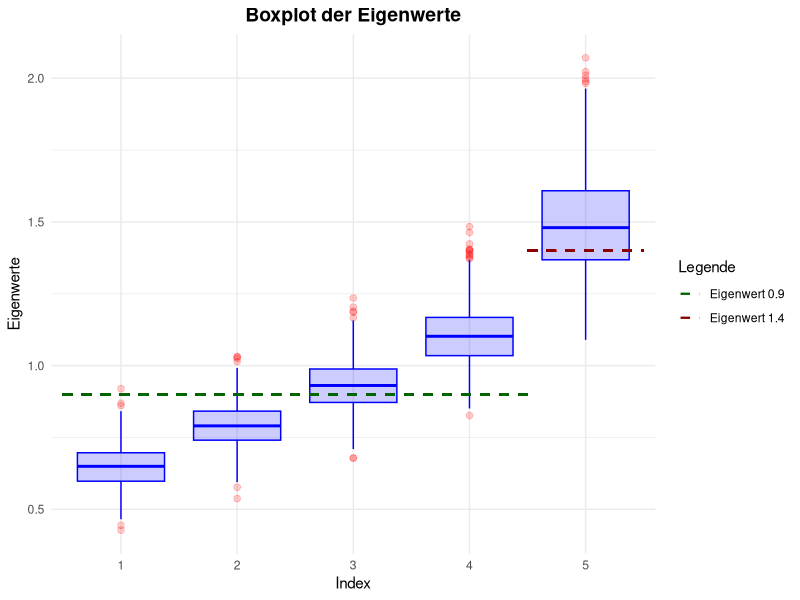
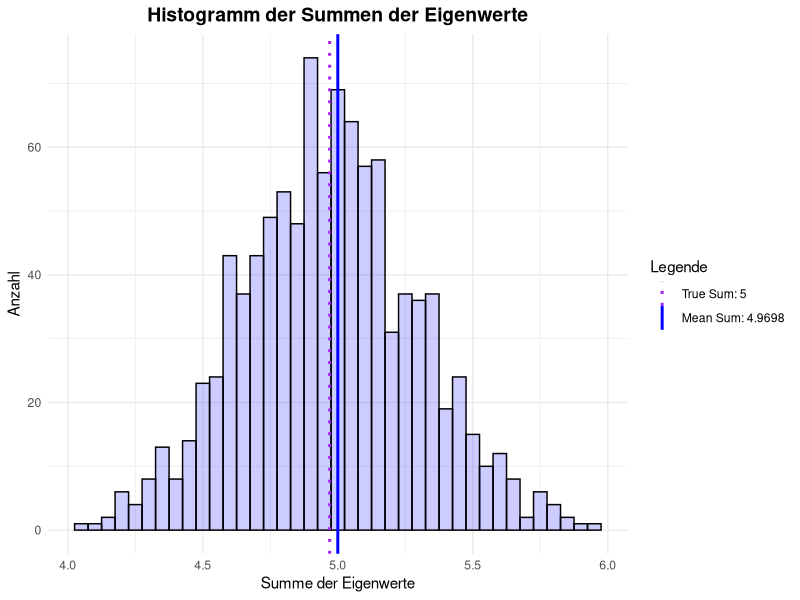
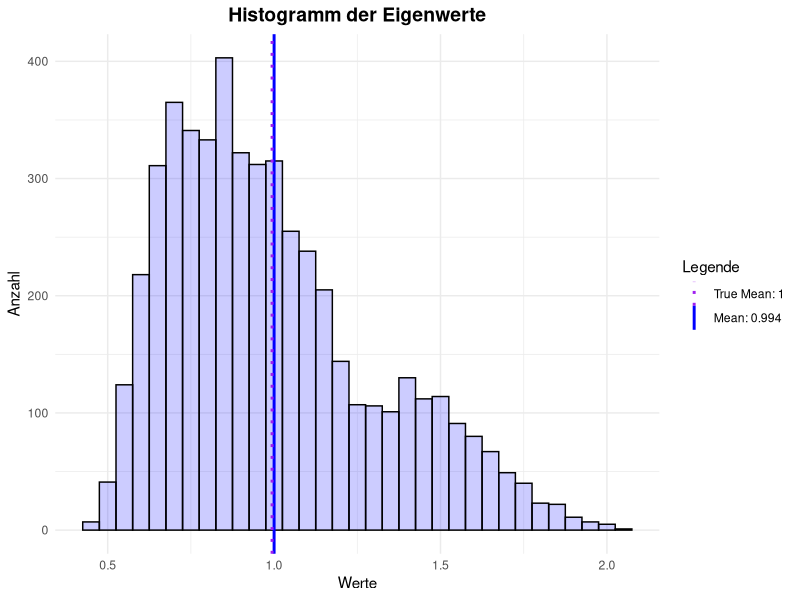

Write R code to recreate these figures, in order.
library(tidyverse) # für ggplot2 zum plotten
library(MASS) # Simulation von multivariat normalverteilten Daten

# Vorbereitung

n <- 100
p <- 5
# Kovarianz Matrix und Erwartungswert erstellen
Sigma <- diag(0.9, nrow = p, ncol = p) + matrix(0.1, nrow = p, ncol = p)
mu <- c(rep(0,p))
# Multivariate Daten erzeugen
X_transposed <- mvrnorm(n, mu, Sigma)
# X_transposed in R^{n \times p}


## Aufgabe a)

M <- 1000
# symmetric -> Matrix ist symmetrisch
# only.values -> Eigenvektoren werden nicht berechnet
# decreasing = FALSE -> Eigenwerte werden aufsteigend sortiert
true_eigenvalues <- sort(eigen(Sigma, symmetric=TRUE,
                               only.values=TRUE)$values, decreasing = FALSE)

# Speicher für Eigenwerte erstellen
storage_ev <- matrix(0, nrow = M, ncol = p)
# Monte Carlo Simulation
for (i in (1:M)){
  X_transposed <- mvrnorm(n, mu, Sigma)
  S <- (1/n) * t(X_transposed) %*% X_transposed
  storage_ev[i,] <- sort(eigen(S, symmetric=TRUE,
                               only.values=TRUE)$values, decreasing = FALSE)
}

# Boxplot der Eigenwerte
# Zuerst Data Frame erstellen
eigenvalues_df <- data.frame(matrix(NA, nrow=p*M, ncol=2))
colnames(eigenvalues_df) = c("Index", "Werte")
for (i in (0:4)){
  eigenvalues_df$Index[(i*M + 1): ((i+1)*M)] = rep((i+1), M)
  eigenvalues_df$Werte[(i*M + 1): ((i+1)*M)] = storage_ev[,(i+1)]
}
# Index Spalte von numerischen in kategorische Werte umwandeln
eigenvalues_df$Index <- as.factor(eigenvalues_df$Index)
View(eigenvalues_df)

# Box Plot der Eigenwerte
ggplot(eigenvalues_df, aes(x = Index, y = Werte)) + 
  geom_boxplot(color = "blue", fill = "blue", alpha = 0.2, notch = FALSE,
               outlier.colour = "red", outlier.fill = "red", outlier.size = 2) +
  geom_segment(aes(x = 0.5, xend = 4.5, y = 0.9, yend = 0.9, color = "Eigenwert 0.9"), 
               linetype = "dashed", linewidth = 0.8, inherit.aes = FALSE) +
  geom_segment(aes(x = 4.5, xend = 5.5, y = 1.4, yend = 1.4, color = "Eigenwert 1.4"), 
               linetype = "dashed", linewidth = 0.8, inherit.aes = FALSE) +
  # inherit.as = FALSE -> Wir überschreiben das globale aes
  scale_color_manual(
    values = c("Eigenwert 0.9" = "darkgreen", "Eigenwert 1.4" = "darkred"),
    name = "Legende"
  ) +
  labs(
    title = "Boxplot der Eigenwerte",
    x = "Index",
    y = "Eigenwerte"
  ) +
  theme_minimal() +
  theme(
    plot.title = element_text(face = "bold", size = 14, hjust = 0.5),
  )

# Histogram der Summen von Eigenwerten
sum_true_ev <- sum(true_eigenvalues)
sum_calc_ev <- rowSums(storage_ev)

ggplot() + 
  geom_histogram(aes(x = sum_calc_ev), binwidth = 0.05,
                 color="black",fill="blue", alpha=0.2) +
  labs(x = "Summe der Eigenwerte", y = "Anzahl",
       title = "Histogramm der Summen der Eigenwerte") +
  geom_vline(aes(xintercept = sum_true_ev, color = "True Sum"),
             linetype = "solid", linewidth = 1) +
  geom_vline(aes(xintercept = mean(sum_calc_ev), color = "Mean Sum"),
             linetype = "dotted", linewidth = 1) +
  scale_color_manual(values = c("True Sum" = "blue", "Mean Sum" = "purple"), 
                     labels = c(
                       paste0("True Sum: ", sum_true_ev),
                       paste0("Mean Sum: ", round(mean(sum_calc_ev),4))),
                     name = "Legende") +
  theme_minimal() +
  theme(
    plot.title = element_text(face = "bold", size = 14, hjust = 0.5)
  )
  
# Kleines Add-On: 
# Histogram aller Eigenwerte
ggplot(eigenvalues_df, aes(x = Werte)) +
  geom_histogram(fill = "blue", color = "black", binwidth = 0.05, alpha = 0.2) + 
  geom_vline(aes(xintercept = mean(true_eigenvalues), color = "True Mean"),
             linetype = "solid", linewidth = 1) +
  geom_vline(aes(xintercept = mean(storage_ev), color = "Calculated Mean"),
             linetype = "dotted", linewidth = 1) +
  scale_color_manual(values = c("True Mean" = "blue", "Calculated Mean" = "purple"),
                     labels = c(
                       paste0("True Mean: ", mean(true_eigenvalues)),
                       paste0("Mean: ", round(mean(storage_ev),4))),
                     name = "Legende") + 
  labs(
    title = "Histogramm der Eigenwerte",
    x = "Werte",
    y = "Anzahl"
  ) + 
  theme_minimal() +
  theme(
    plot.title = element_text(face = "bold", size = 14, hjust = 0.5)
  )
